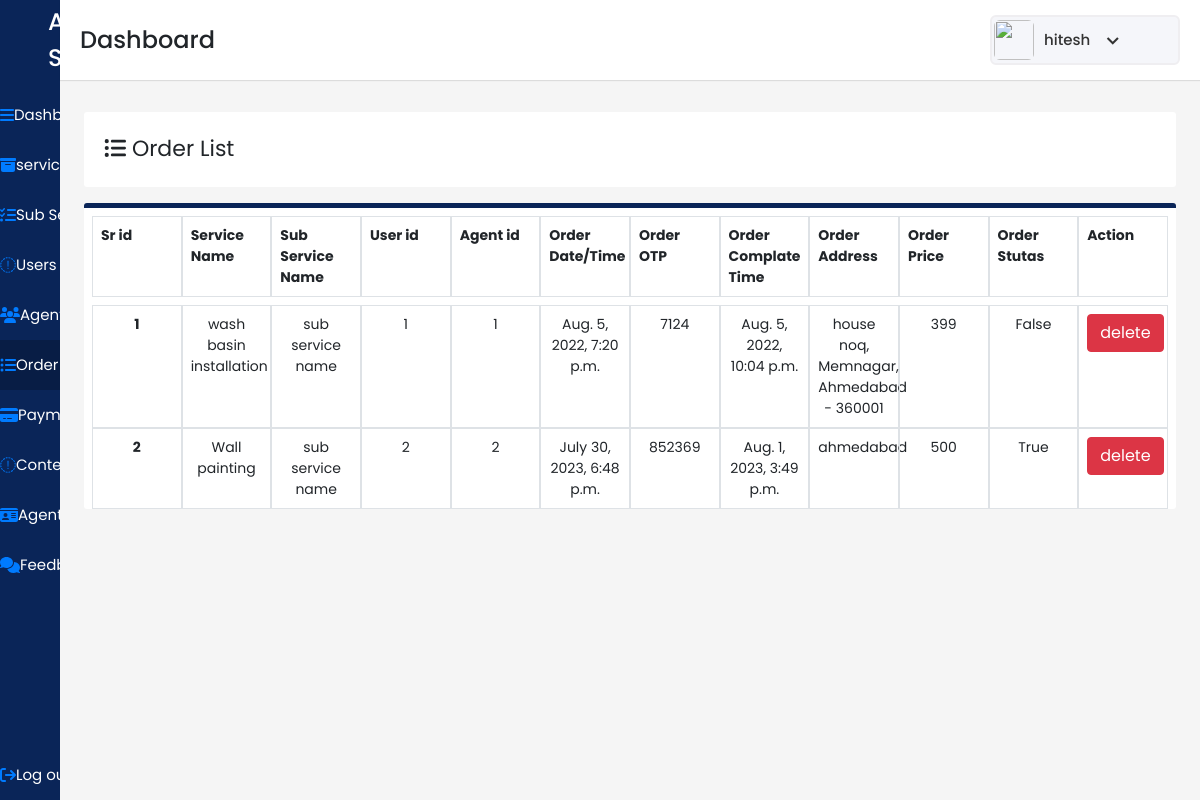
Screenshot of /admindash/order-list/ (signed in) with the database file from the repository.
### user/models.py (models this page shows)
class Orderlist(models.Model):
    orderid=models.IntegerField(primary_key=True)
    serviceid=models.IntegerField(null=True,blank=True)
    subserviceid=models.IntegerField(null=True)
    userid=models.IntegerField(null=True)
    agentid=models.IntegerField(null=True,blank=True)
    servicename=models.CharField(max_length=200,null=True)
    orderdatetime=models.DateTimeField(null=True)
    orderotp=models.IntegerField(null=True)
    orderstutas=models.BooleanField(max_length=5,null=True)
    ordercompletetime=models.DateTimeField(null=True,blank=True)
    orderaddress=models.CharField(max_length=200)
    orderprice=models.IntegerField(null=True)

### adminpan/views.py (the view)
# urls.py: path('order-list/',views.order,name='order'),
@login_required(login_url="/login/")
def order(request):
    allorderlist=Orderlist.objects.all()
    context={'Orderlists':allorderlist}
    return render(request,"order-list.html",context)

### adminpan/templates/order-list.html (shortened to what this page needs)
{% load static %}
<!DOCTYPE html>
<html lang="en" dir="ltr">
  <head>
    <link rel="stylesheet" href="{% static "./style.css" %}">
   <link href="{% static "https://unpkg.com/boxicons@2.0.7/css/boxicons.min.css" %}" rel='stylesheet'>
    <link rel="stylesheet" href="{% static "path/to/font-awesome/css/font-awesome.min.css"  %}">
    <link href="{% static "https://cdn.jsdelivr.net/npm/bootstrap@5.1.3/dist/css/bootstrap.min.css"  %}" rel="stylesheet">
    <link href="{% static "https://cdn.jsdelivr.net/npm/bootstrap@5.1.3/dist/css/bootstrap.min.css" %}" rel="stylesheet">
    <link rel="stylesheet" href="{% static "./css/bootstrap.min.css" %}">
    <link href="{% static "https://stackpath.bootstrapcdn.com/bootstrap/4.4.1/css/bootstrap.min.css" %}" rel="stylesheet"/>
  </head>
<body>
  <div class="sidebar">
    <div class="logo-details pl-5">
      <span class="logo_name">All in Services</span>
    </div>
      <ul class="nav-links">
        <li>
          <a href={% url 'adminpan' %} >
            <i class="fa fa-bars" aria-hidden="true"></i>
            <span class="links_name">Dashboard</span>
          </a>
        </li>
        <li>
          <a href={% url 'services' %}>
            <i class="fa fa-archive" aria-hidden="true"></i>
            <span class="links_name">services</span>
        </li>
        <li>
          <a href={% url 'subservices' %}>
            <i class="fa fa-tasks" aria-hidden="true"></i>
            <span class="links_name">Sub Service</span>
        </li>
        <li>
          <a href={% url 'users' %}>
            <i class="fa fa-user-o" aria-hidden="true"></i>
            <span class="links_name">Users</span>
        </li>
        <li>
          <a href={% url 'agent' %}>
            <i class="fa fa-users" aria-hidden="true"></i>
            <span class="links_name">Agent</span>
        </li>
        <li>
          <a href={% url 'order' %} class="active">
            <i class="fa fa-list-ul" aria-hidden="true"></i>
            <span class="links_name">Order list</span>
          </a>
        </li>
        <li>
          <a href={% url 'payment' %}>
            <i class="fa fa-credit-card-alt" aria-hidden="true"></i>
            <span class="links_name">Payment</span>
        </li>
        <li>
          <a href={% url 'contectus' %}>
            <i class="fa fa-envelope-o" aria-hidden="true"></i>
            <span class="links_name">Contect Us</span>
        </li>
        <li>
          <a href={% url 'agentkyc' %}>
            <i class="fa fa-id-card" aria-hidden="true"></i>
            <span class="links_name">Agent KYC</span>
        </li>
        <li>
          <a href={% url 'feedback' %}>
            <i class="fa fa-comments" aria-hidden="true"></i>
            <span class="links_name">Feedback</span>
        </li>
        <li class="log_out">
          {% if request.user.is_authenticated %}
          <a href="{% url 'logout' %}" >
            <i class="fa fa-sign-out" aria-hidden="true"></i>
            <span class="links_name">Log out</span>
          </a>
          {% endif %}
        </li>
      </ul>
    </div>
  <section class="home-section">
    <nav>
      <div class="sidebar-button">
        <span class="dashboard">Dashboard</span>
      </div>
      <div class="profile-details">
        <img src={% static "./images/All_in_one2.png" %} alt="">
        <span class="admin_name">{{user.username}}</span>
        <i class='bx bx-chevron-down' ></i>
      </div>
    </nav>
    <section>
      <section id="users" class="p-4" >
          <div class="users mt-5">
            <div class=" user-title">
              <i class="fa fa-list-ul" aria-hidden="true"></i>
                Order List
            </div>
          </div>
          <div class="user-list mt-3">
            <div class="row m-2">
              <div class="col-md-1 border p-2">
                <b>Sr id</b>
              </div>
              <div class="col-md-1 border p-2">
                <b>Service Name</b>
              </div>
              <div class="col-md-1 border p-2 ">
                <b>Sub Service Name</b>
              </div>
              <div class="col-md-1 border p-2 ">
                <b>User id</b>
              </div>
              <div class="col-md-1 border p-2 ">
                <b>Agent id</b>
              </div>
              <div class="col-md-1 border p-2 ">
                <b>Order Date/Time</b>
              </div>
              <div class="col-md-1 border p-2 ">
                <b>Order OTP</b>
              </div>
              <div class="col-md-1 border p-2 ">
                <b>Order Complate Time</b>
              </div>
              <div class="col-md-1 border p-2 ">
                <b>Order Address</b>
              </div>
              <div class="col-md-1 border p-2 ">
                <b>Order Price</b>
              </div>
              <div class="col-md-1 border p-2 ">
                <b>Order Stutas</b>
              </div>
              <div class="col-md-1 border p-2 ">
                <b>Action</b>
              </div>
            </div>
            <div class="row ml-2 mb-2 mr-2">
              {% for orderlist in Orderlists %}
              <div class="col-md-1 border p-2  text-center ">
                <b>{{forloop.counter}}</b>
              </div>
              <div class="col-md-1 border p-2 text-center">
                {{orderlist.servicename}}
              </div>
              <div class="col-md-1 border p-2 text-center">
                {{orderlist.subservicename}} sub service name
              </div>
              <div class="col-md-1 border p-2 text-center">
                {{orderlist.userid}}
              </div>
              <div class="col-md-1 border p-2  text-center">
                {{orderlist.agentid}}
              </div>
              <div class="col-md-1 border p-2  text-center">
                {{orderlist.orderdatetime}}
              </div>
              <div class="col-md-1 border p-2  text-center">
                {{orderlist.orderotp}}
              </div>
              <div class="col-md-1 border p-2  text-center">
                {{orderlist.ordercompletetime}}
              </div>
              <div class="col-md-1 border p-2  text-center">
                {{orderlist.orderaddress}}
              </div>
              <div class="col-md-1 border p-2  text-center">
                {{orderlist.orderprice}}
              </div>
              <div class="col-md-1 border p-2  text-center">
                {{orderlist.orderstutas}}
              </div>
              <div class="col-md-1 border p-2  text-center">
              <a href={% url 'deletedataorderlist' orderlist.orderid %} method="post" class="d-inline">
                <input type="submit" class="btn btn-danger" value="delete">
              </a>
            </div>
          {% endfor %}
            </div>
          </div>
  </section>
</section>
</body>
</html>

### adminpan/static/style.css (style rules this page uses)
* { margin: 0; padding: 0; box-sizing: border-box; font-family: 'Poppins', sans-serif; }
#users .user-list { font-size: 14px !important; }
.sidebar { position: fixed; height: 100%; width: 240px; background: #0A2558; transition: all 0.5s ease; }
.sidebar .logo-details { height: 80px; display: flex; align-items: center; }
.sidebar .logo-details .logo_name { color: #fff; font-size: 24px; font-weight: 500; }
.sidebar .nav-links { margin-top: 10px; }
.sidebar .nav-links li { position: relative; list-style: none; height: 50px; }
.sidebar .nav-links li a { height: 100%; width: 100%; display: flex; align-items: center; text-decoration: none; transition: all 0.4s ease; }
.sidebar .nav-links li a.active { background: #081D45; }
.sidebar .nav-links li a .links_name { color: #fff; font-size: 15px; font-weight: 400; white-space: nowrap; }
.sidebar .nav-links .log_out { position: absolute; bottom: 0; width: 100%; }
.home-section { position: relative; background: #f5f5f5; min-height: 100vh; width: calc(100% - 240px); left: 240px; transition: all 0.5s ease; }
.home-section nav { display: flex; justify-content: space-between; height: 80px; background: #fff; display: flex; align-items: center; position: fixed; width: calc(100% - 240px); left: 240px; z-index: 100; padding: 0 20px; box-shadow: 0 1px 1px rgba(0, 0, 0, 0.1); transition: all 0.5s ease; }
.home-section nav .sidebar-button { display: flex; align-items: center; font-size: 24px; font-weight: 500; }
.home-section nav .profile-details { display: flex; align-items: center; background: #F5F6FA; border: 2px solid #EFEEF1; border-radius: 6px; height: 50px; min-width: 190px; padding: 0 15px 0 2px; }
nav .profile-details img { height: 40px; width: 40px; border-radius: 6px; object-fit: cover; }
nav .profile-details .admin_name { font-size: 15px; font-weight: 500; color: #333; margin: 0 10px; white-space: nowrap; }
nav .profile-details i { font-size: 25px; color: #333; }
#users { margin-top: 40px; position: absolute; background: #f5f5f5; width: 100%; }
#users .user-title { background-color: white; border-radius: 3px; height: 75px; padding: 20px; font-size: 22px; }
#users .user-list { background-color: white; border-radius: 3px; border-top: 5px solid #0a2558; }
@media (max-width: 1240px) { .sidebar { width: 60px; } }
@media (max-width: 1240px) { .home-section { width: calc(100% - 60px); left: 60px; } }
@media (max-width: 1240px) { .home-section nav { width: calc(100% - 60px); left: 60px; } }

### rows the page displays
Orderlist: servicename "wash basin installation", userid "1", agentid "1", orderdatetime "Aug. 5, 2022, 7:20 p.m.", orderotp "7124", ordercompletetime "Aug. 5, 2022, 10:04 p.m.", orderaddress "house noq, Memnagar, Ahmedabad - 360001", orderprice "399", orderstutas "False"
Orderlist: servicename "Wall painting", userid "2", agentid "2", orderdatetime "July 30, 2023, 6:48 p.m.", orderotp "852369", ordercompletetime "Aug. 1, 2023, 3:49 p.m.", orderaddress "ahmedabad", orderprice "500", orderstutas "True"

### other values shown
{{ user.username }} "hitesh"
